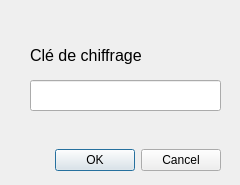
<?xml version="1.0" encoding="UTF-8"?>
<ui version="4.0">
 <class>Crypto</class>
 <widget class="QDialog" name="Crypto">
  <property name="geometry">
   <rect>
    <x>0</x>
    <y>0</y>
    <width>240</width>
    <height>185</height>
   </rect>
  </property>
  <property name="windowTitle">
   <string>Dialog</string>
  </property>
  <widget class="QDialogButtonBox" name="buttonBox">
   <property name="geometry">
    <rect>
     <x>0</x>
     <y>140</y>
     <width>221</width>
     <height>41</height>
    </rect>
   </property>
   <property name="orientation">
    <enum>Qt::Horizontal</enum>
   </property>
   <property name="standardButtons">
    <set>QDialogButtonBox::Cancel|QDialogButtonBox::Ok</set>
   </property>
  </widget>
  <widget class="QLineEdit" name="lineEditClef">
   <property name="geometry">
    <rect>
     <x>30</x>
     <y>80</y>
     <width>191</width>
     <height>31</height>
    </rect>
   </property>
   <property name="font">
    <font>
     <pointsize>12</pointsize>
    </font>
   </property>
   <property name="text">
    <string/>
   </property>
   <property name="echoMode">
    <enum>QLineEdit::Password</enum>
   </property>
  </widget>
  <widget class="QLabel" name="label">
   <property name="geometry">
    <rect>
     <x>30</x>
     <y>40</y>
     <width>181</width>
     <height>31</height>
    </rect>
   </property>
   <property name="font">
    <font>
     <pointsize>12</pointsize>
    </font>
   </property>
   <property name="text">
    <string>Clé de chiffrage</string>
   </property>
  </widget>
 </widget>
 <resources/>
 <connections>
  <connection>
   <sender>buttonBox</sender>
   <signal>accepted()</signal>
   <receiver>Crypto</receiver>
   <slot>accept()</slot>
   <hints>
    <hint type="sourcelabel">
     <x>248</x>
     <y>254</y>
    </hint>
    <hint type="destinationlabel">
     <x>157</x>
     <y>274</y>
    </hint>
   </hints>
  </connection>
  <connection>
   <sender>buttonBox</sender>
   <signal>rejected()</signal>
   <receiver>Crypto</receiver>
   <slot>reject()</slot>
   <hints>
    <hint type="sourcelabel">
     <x>316</x>
     <y>260</y>
    </hint>
    <hint type="destinationlabel">
     <x>286</x>
     <y>274</y>
    </hint>
   </hints>
  </connection>
 </connections>
</ui>
